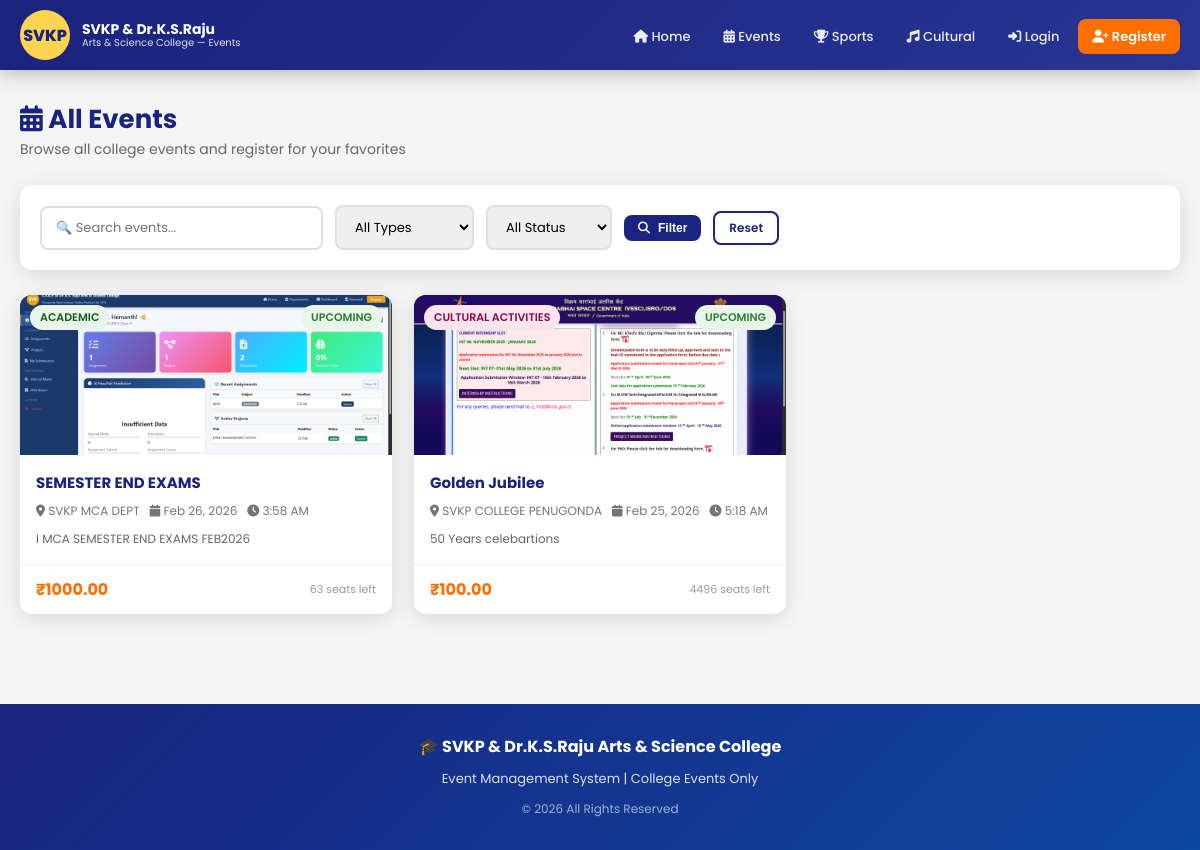
Screenshot of /events/ with the database file from the repository.
### events/models.py (models this page shows, shortened)
class Event(models.Model):
    EVENT_TYPES = (
        ('sports', 'Sports'),
        ('cultural', 'Cultural Activities'),
        ('academic', 'Academic'),
        ('technical', 'Technical'),
        ('other', 'Other Events'),
    )
    STATUS_CHOICES = (
        ('upcoming', 'Upcoming'),
        ('ongoing', 'Ongoing'),
        ('completed', 'Completed'),
        ('cancelled', 'Cancelled'),
    )
    title = models.CharField(max_length=200)
    event_type = models.CharField(max_length=20, choices=EVENT_TYPES)
    description = models.TextField()
    venue = models.CharField(max_length=200)
    start_date = models.DateTimeField()
    end_date = models.DateTimeField()
    registration_deadline = models.DateTimeField()
    total_seats = models.PositiveIntegerField()
    available_seats = models.PositiveIntegerField()
    fee = models.DecimalField(max_digits=10, decimal_places=2, default=0.00)
    image = models.ImageField(upload_to='event_images/', blank=True, null=True)
    status = models.CharField(max_length=15, choices=STATUS_CHOICES, default='upcoming')
    is_college_only = models.BooleanField(default=True, help_text='College events only')
    created_by = models.ForeignKey(
        settings.AUTH_USER_MODEL, on_delete=models.SET_NULL,
        null=True, related_name='created_events'
    )
    updated_by = models.ForeignKey(
        settings.AUTH_USER_MODEL, on_delete=models.SET_NULL,
        null=True, blank=True, related_name='updated_events'
    )
    created_at = models.DateTimeField(auto_now_add=True)
    updated_at = models.DateTimeField(auto_now=True)
    class Meta:
        db_table = 'events'
        ordering = ['-start_date']

### events/views.py (the view)
# urls.py: path('events/', views.EventListView.as_view(), name='event_list'),
class EventListView(View):
    def get(self, request):
        events = Event.objects.all()
        event_type = request.GET.get('type', '')
        status = request.GET.get('status', '')
        search = request.GET.get('search', '')
        if event_type:
            events = events.filter(event_type=event_type)
        if status:
            events = events.filter(status=status)
        if search:
            events = events.filter(Q(title__icontains=search) | Q(description__icontains=search))
        context = {
            'events': events,
            'event_type': event_type,
            'status': status,
            'search': search,
        }
        return render(request, 'events/event_list.html', context)

### templates/events/event_list.html (shortened to what this page needs)
{% extends 'base/base.html' %}
{% block content %}
<div class="main-content">
    <div class="page-header">
        <h1><i class="fas fa-calendar-alt"></i> All Events</h1>
        <p style="color:#666; font-size:14px;">Browse all college events and register for your favorites</p>
    </div>
    <div class="filter-bar">
        <form method="GET">
            <input type="text" name="search" value="{{ search }}" placeholder="🔍 Search events...">
            <select name="type">
                <option value="">All Types</option>
            </select>
            <select name="status">
                <option value="">All Status</option>
            </select>
            <button type="submit" class="btn btn-primary btn-sm"><i class="fas fa-search"></i> Filter</button>
            <a href="{% url 'events:event_list' %}" class="btn btn-outline btn-sm">Reset</a>
        </form>
    </div>
    {% if events %}
    <div class="events-grid">
        {% for event in events %}
        <a href="{% url 'events:event_detail' event.pk %}" class="event-card">
            <div class="event-card-img">
                {% if event.image %}
                    <img src="{{ event.image.url }}" alt="{{ event.title }}">
                {% endif %}
                <div class="event-card-meta">
                    <span class="badge badge-{{ event.event_type }}">{{ event.get_event_type_display }}</span>
                    <span class="badge badge-{{ event.status }}">{{ event.get_status_display }}</span>
                </div>
            </div>
            <div class="event-card-body">
                <div class="event-card-title">{{ event.title }}</div>
                <div class="event-card-info">
                    <span><i class="fas fa-map-marker-alt"></i> {{ event.venue|truncatechars:25 }}</span>
                    <span><i class="fas fa-calendar"></i> {{ event.start_date|date:"M d, Y" }}</span>
                    <span><i class="fas fa-clock"></i> {{ event.start_date|time:"g:i A" }}</span>
                </div>
                <p style="font-size:12px; color:#666; line-height:1.5;">{{ event.description|truncatechars:70 }}</p>
            </div>
            <div class="event-card-footer">
                <span class="event-fee {% if event.fee == 0 %}free{% endif %}">
                    {% if event.fee == 0 %}FREE{% else %}₹{{ event.fee }}{% endif %}
                </span>
                <span style="font-size:11px; color:#999;">{{ event.available_seats }} seats left</span>
            </div>
        </a>
        {% endfor %}
    </div>
    {% else %}
    <div class="card" style="text-align:center; padding:60px;">
        <i class="fas fa-search" style="font-size:40px; color:#ccc; margin-bottom:15px;"></i>
        <h3 style="color:#999;">No events found</h3>
        <p style="color:#bbb; margin-top:8px;">Try changing your search filters</p>
    </div>
    {% endif %}
</div>
{% endblock %}

### templates/base/base.html (style rules this page uses)
:root { --primary: #1a237e; --primary-light: #283593; --secondary: #ff6f00; --accent: #ffd54f; --white: #ffffff; --light-bg: #f5f5f5; --text-dark: #212121; --text-muted: #757575; --success: #2e7d32; --danger: #c62828; --warning: #f9a825; --border-radius: 12px; --shadow: 0 4px 20px rgba(0,0,0,0.12); --shadow-lg: 0 8px 40px rgba(0,0,0,0.15); }
* { margin: 0; padding: 0; box-sizing: border-box; }
body { font-family: 'Poppins', sans-serif; background: var(--light-bg); color: var(--text-dark); }
.main-content { max-width: 1200px; margin: 0 auto; padding: 30px 20px; }
.btn { display: inline-flex; align-items: center; gap: 8px; padding: 10px 20px; border-radius: 8px; font-size: 14px; font-weight: 600; cursor: pointer; border: none; text-decoration: none; transition: all 0.2s; }
.btn-primary { background: var(--primary); color: white; }
.btn-outline { background: transparent; border: 2px solid var(--primary); color: var(--primary); }
.btn-sm { padding: 6px 14px; font-size: 12px; }
.badge { display: inline-block; padding: 4px 10px; border-radius: 20px; font-size: 11px; font-weight: 600; text-transform: uppercase; }
.badge-cultural { background: #fce4ec; color: #880e4f; }
.badge-academic { background: #e8f5e9; color: #1b5e20; }
.badge-upcoming { background: #e8f5e9; color: #2e7d32; }

### templates/events/event_list.html (style rules this page uses)
.filter-bar { background: white; padding: 20px; border-radius: var(--border-radius); box-shadow: var(--shadow); margin-bottom: 25px; display: flex; gap: 12px; flex-wrap: wrap; align-items: center; }
.filter-bar form { display: flex; gap: 12px; flex-wrap: wrap; width: 100%; align-items: center; }
.filter-bar select, .filter-bar input { padding: 10px 14px; border: 2px solid #e0e0e0; border-radius: 8px; font-family: 'Poppins', sans-serif; font-size: 13px; }
.events-grid { display: grid; grid-template-columns: repeat(auto-fill, minmax(300px, 1fr)); gap: 22px; }
.event-card { background: white; border-radius: var(--border-radius); box-shadow: var(--shadow); overflow: hidden; transition: transform 0.2s; text-decoration: none; color: inherit; display: flex; flex-direction: column; }
.event-card-img { height: 160px; background: linear-gradient(135deg, var(--primary), var(--primary-light)); display: flex; align-items: center; justify-content: center; position: relative; overflow: hidden; }
.event-card-img img { width: 100%; height: 100%; object-fit: cover; }
.event-card-meta { position: absolute; top: 10px; left: 10px; right: 10px; display: flex; justify-content: space-between; }
.event-card-body { padding: 16px; flex: 1; }
.event-card-title { font-size: 15px; font-weight: 700; color: var(--primary); margin-bottom: 8px; }
.event-card-info { font-size: 12px; color: var(--text-muted); display: flex; gap: 10px; flex-wrap: wrap; margin-bottom: 10px; }
.event-card-footer { padding: 12px 16px; border-top: 1px solid #f0f0f0; display: flex; justify-content: space-between; align-items: center; }
.event-fee { font-weight: 700; color: var(--secondary); }
.page-header { margin-bottom: 25px; }
.page-header h1 { font-size: 26px; font-weight: 700; color: var(--primary); }

### rows the page displays
Event: image (picture), event_type "ACADEMIC", status "UPCOMING", title "SEMESTER END EXAMS", venue "SVKP MCA DEPT", start_date "Feb 26, 2026", start_date "3:58 AM", description "I MCA SEMESTER END EXAMS FEB2026", fee "1000.00", available_seats "63"
Event: image (picture), event_type "CULTURAL ACTIVITIES", status "UPCOMING", title "Golden Jubilee", venue "SVKP COLLEGE PENUGONDA", start_date "Feb 25, 2026", start_date "5:18 AM", description "50 Years celebartions", fee "100.00", available_seats "4496"
